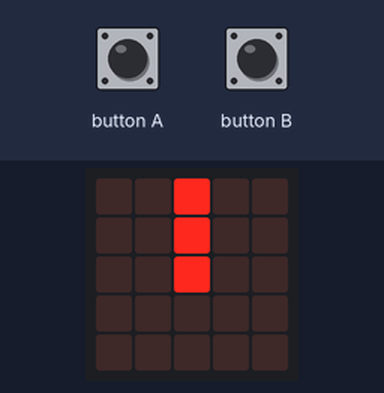
This program was run on a simulated BBC micro:bit running MicroPython. Parts: the board's 5×5 LED display. The inputs (shaded band) are chosen by the test bench.

Above: at 0.01 s.
1.3 s: button A pressed for 0.15 s
At 1.8 s:
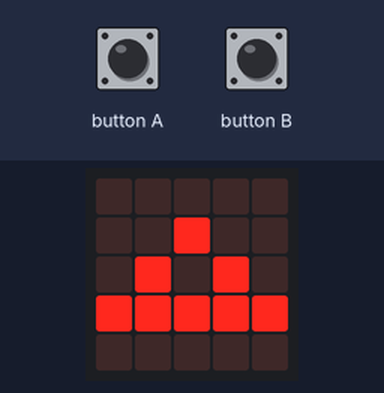
6.1 s: button B pressed for 1 s
At 7.25 s:
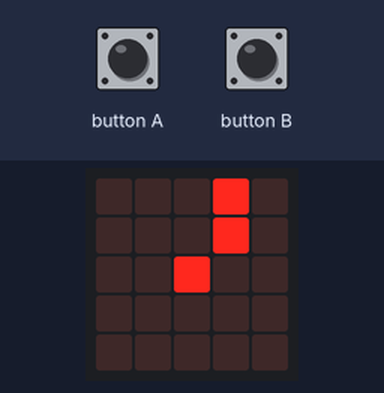
7.7 s: button A pressed for 3.2 s
At 9.1 s:
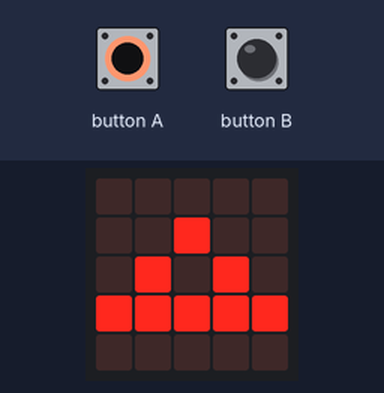
12.4 s: button B pressed for 0.15 s
At 13.65 s:
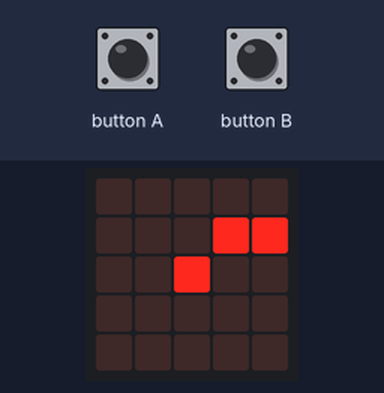
Timing chart, 0 to 14.1 s (numbered marks = the images above; inputs shaded):
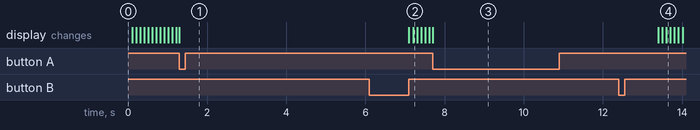

Measured:
- after the input at 1.3 s, the display: changes at once (image 1)
- after the input at 6.1 s, the display: first changes after 1.0 s (image 2 shows a later state)
- after the input at 7.7 s, the display: changes at once (image 3)
- after the input at 12.4 s, the display: first changes after 1.0 s (image 4 shows a later state)

The program:

accelerometer_receiver_v0.4.0.py
```python
from microbit import *
import gc
import radio

class AccelReceiver:
    """BBC Microbit Radio Accelerometer Receiver"""

    def __init__(self):
        gc.collect()
        self.msg = ()
        self.count_session = 0
        self.last_sequence_item = 0

    def stand_by(self, putoffms=0):
        sleep(putoffms)
        display.show(Image.ALL_CLOCKS, wait=False, loop=True, delay=100)

    def receive(self):
        gc.collect()
        self.count_session += 1
        new_msg = str(radio.receive()).replace("b'", "").replace("'","").replace("\n","")
        if(new_msg.find('BMAS') == 0):
            message = new_msg.split(' ')
            x, y, z, t, s = message[1].split(',')
            sequence = int(t)
            if ( sequence > self.last_sequence_item ):
                self.msg = '{},{},{},{}'.format(x,y,z,t)
                self.last_sequence_item = sequence
                print(self.msg)

    def run(self):
        self.stand_by()
        while True:

            if button_a.was_pressed():
                display.show(Image.TRIANGLE)
                radio.on()

                while not button_b.was_pressed():
                    gc.collect()
                    self.receive()
                    sleep(0.1)

                radio.off()
                self.stand_by(1000)

            sleep(0.5)

receiver = AccelReceiver()
receiver.run()
```
